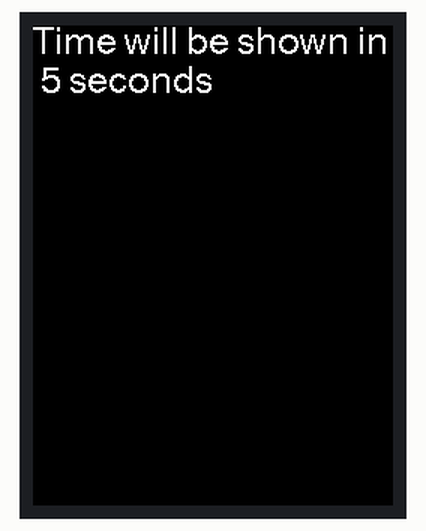
This sketch was run on a simulated ESP32. Shown: 240×320 colour display. The local clock reads 2024-03-15 10:24:30 at power-on unless the sketch sets it; what the sketch prints to the serial monitor is not drawn.

Above: at 0.3 s.

The sketch:

self.ino
```cpp
#include <stdio.h>
#include <time.h>
#include <SPI.h>
#include <TFT_eSPI.h>

TFT_eSPI tft = TFT_eSPI();

#define NTP1  "ntp1.aliyun.com"
#define NTP2  "ntp2.aliyun.com"
#define NTP3  "ntp3.aliyun.com"

void setup()
{
  Serial.begin(115200);
  tft.init();
  tft.fillScreen(TFT_BLACK);
  // Set "cursor" at top left corner of display (0,0) and select font 4
  tft.setCursor(0, 0, 4);
  // Set the font colour to be white with a black background
  tft.setTextColor(TFT_WHITE, TFT_BLACK);
  tft.println("Time will be shown in 5 seconds\n");

}

void loop() {
  // put your main code here, to run repeatedly:
  configTime(8 * 3600, 0, NTP1, NTP2,NTP3);
  struct timespec tout;
  struct tm *tmp;
  char buf[64];
  clock_gettime(CLOCK_REALTIME, &tout);
  tmp = localtime(&tout.tv_sec);
  strftime(buf, sizeof(buf), "%Y-%m-%d %H:%M:%S", tmp);
  Serial.println("current time is");
  Serial.println(buf);
  delay(5000);
}
```
